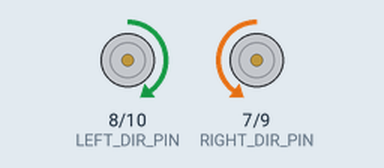
Bench run of a sketch on a simulated Arduino Uno, built with avr-gcc and run on an emulated ATmega328P. Shown: direction and speed pins drawn as motors (green arrow = direction pin HIGH = forward, orange = LOW = backward, longer = more drive).

Above: at 0.15 s.
At 0.65 s:
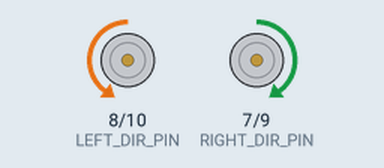
At 3.1 s:
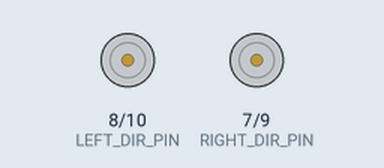
Timing chart, 0 to 4.1 s (numbered marks = the images above):
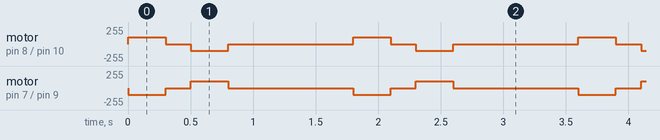

Measured:
- by itself, motor on pin 8 (LEFT_DIR_PIN) / pin 10 (LEFT_PWM_PIN): repeats every 1.8 s: stopped 0.20 s, backward 100/255 0.30 s, stopped 1.0 s, forward 100/255 0.30 s
- by itself, motor on pin 7 (RIGHT_DIR_PIN) / pin 9 (RIGHT_PWM_PIN): repeats every 1.8 s: stopped 0.20 s, forward 100/255 0.30 s, stopped 1.0 s, backward 100/255 0.30 s

The sketch:

arduino_uno_r4_motor_speed_control_2.ino
```cpp
// 모터 핀 (ZumoShield 기본)
// 오른쪽 모터: DIR=7, PWM=9,  왼쪽  모터: DIR=8, PWM=10
const int RIGHT_DIR_PIN = 7;
const int LEFT_DIR_PIN  = 8;
const int RIGHT_PWM_PIN = 9;
const int LEFT_PWM_PIN  = 10;

void setMotor(int dirPin, int pwmPin, int speed) {
  // speed: -255 ~ +255
  bool forward = (speed >= 0);
  int pwm = abs(speed);
  if (pwm > 255) pwm = 255;

  // ZumoShield 기준: LOW = forward, HIGH = reverse 인 경우가 많음
  digitalWrite(dirPin, forward ? LOW : HIGH);
  analogWrite(pwmPin, pwm);
}
void setMotorSpeeds(int leftSpeed, int rightSpeed) {
  setMotor(LEFT_DIR_PIN, LEFT_PWM_PIN, leftSpeed);
  setMotor(RIGHT_DIR_PIN, RIGHT_PWM_PIN, rightSpeed);
}
void setup() {
  pinMode(LEFT_DIR_PIN, OUTPUT);
  pinMode(RIGHT_DIR_PIN, OUTPUT);
  pinMode(LEFT_PWM_PIN, OUTPUT);
  pinMode(RIGHT_PWM_PIN, OUTPUT);
  setMotorSpeeds(0, 0);
}
void loop(){
  setMotorSpeeds(-100, 100);    // 왼쪽 제자리 회전
  delay(300);
  setMotorSpeeds(0, 0);         // 모터 정지
  delay(200);
  setMotorSpeeds(100, -100);    // 오른쪽 제자리 회전
  delay(300);
  setMotorSpeeds(0, 0);         // 모터 정지
  delay(1000);
}
```
